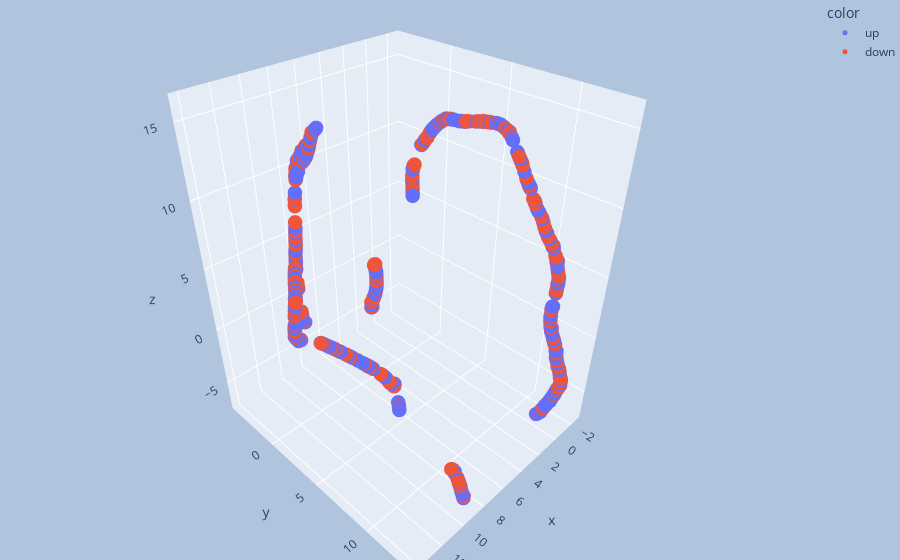

Notebook code cell kept with this figure:
### Code cell
data = data
color = label
draw_umap(n_components=3, size = 5, title='UMAP Transformation of Patients')

### Figure 1 — Plotly figure (JSON) as saved in the notebook; plotly's stock layout.template omitted (floating-point values rounded to 4 significant figures; data arrays with more than 128 entries replaced by an {"elided": "..."} marker saying what was removed)
{"data": [{"hovertemplate": "color=up<br>x=%{x}<br>y=%{y}<br>z=%{z}<extra></extra>", "legendgroup": "up", "marker": {"color": "#636efa", "line": {"width": 0}, "size": 5, "symbol": "circle"}, "mode": "markers", "name": "up", "scene": "scene", "showlegend": true, "type": "scatter3d", "x": {"elided": "476 float values"}, "y": {"elided": "476 float values"}, "z": {"elided": "476 float values"}}, {"hovertemplate": "color=down<br>x=%{x}<br>y=%{y}<br>z=%{z}<extra></extra>", "legendgroup": "down", "marker": {"color": "#EF553B", "line": {"width": 0}, "size": 5, "symbol": "circle"}, "mode": "markers", "name": "down", "scene": "scene", "showlegend": true, "type": "scatter3d", "x": {"elided": "423 float values"}, "y": {"elided": "423 float values"}, "z": {"elided": "423 float values"}}], "layout": {"legend": {"title": {"text": "color"}, "tracegroupgap": 0}, "margin": {"b": 0, "l": 0, "r": 0, "t": 0}, "paper_bgcolor": "LightSteelBlue", "scene": {"domain": {"x": [0, 1], "y": [0, 1]}, "xaxis": {"title": {"text": "x"}}, "yaxis": {"title": {"text": "y"}}, "zaxis": {"title": {"text": "z"}}}, "title": {"text": "UMAP Transformation of Patients"}}}
